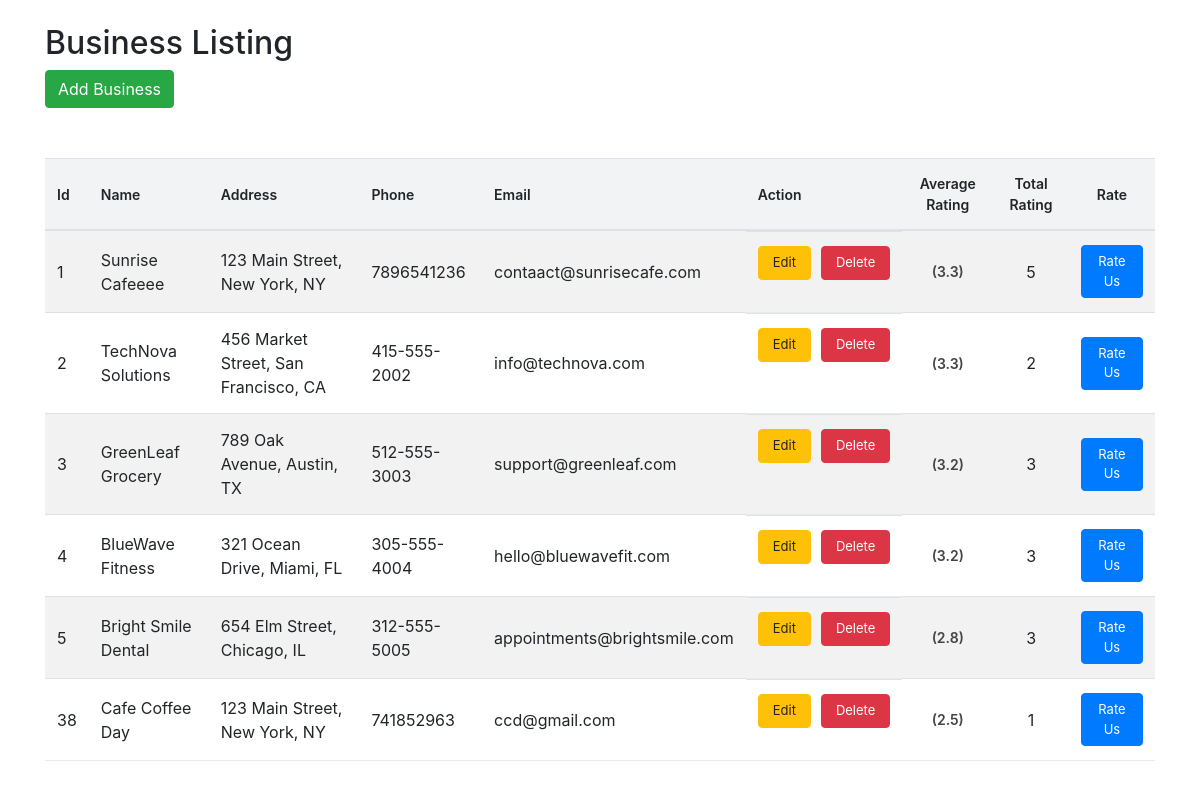
The page / on the database its author committed.
### tables this page shows
CREATE TABLE IF NOT EXISTS `businesses` (
  `id` int NOT NULL AUTO_INCREMENT,
  `name` varchar(255) NOT NULL,
  `address` text NOT NULL,
  `phone` varchar(20) DEFAULT NULL,
  `email` varchar(255) DEFAULT NULL,
  `created_at` timestamp NULL DEFAULT CURRENT_TIMESTAMP,
  `updated_at` timestamp NULL DEFAULT NULL,
  `average_rating` decimal(3,2) DEFAULT '0.00',
  `total_ratings` int DEFAULT '0',
  PRIMARY KEY (`id`)
);

### index.php (the view, shortened to what this page needs)
<?php
include ('./config/database.php');
$business = $conn->prepare('Select * from businesses');
$business->execute();
$result = $business->fetchAll(PDO::FETCH_ASSOC);
?>
<!DOCTYPE html>
<html lang="en">
<head>
    <link rel="stylesheet" href="https://stackpath.bootstrapcdn.com/bootstrap/4.5.2/css/bootstrap.min.css">
    <link rel="stylesheet" href="css/style.css">
</head>
<body>
    <div class="container mt-4">
        <h2>Business Listing</h2>
        <button class="btn btn-success" id="addBusinessBtn">
            Add Business
        </button>
        <table class="table table-striped" id="business-table" style="margin-top:50px">
            <thead>
                <tr>
                    <th>Id</th>
                    <th>Name</th>
                    <th>Address</th>
                    <th>Phone</th>
                    <th>Email</th>
                    <th>Action</th>
                    <th>Average Rating</th>
                    <th>Total Rating</th>
                    <th>Rate</th>
                </tr>
            </thead>
            <tbody>
                <?php if (empty($result)): ?>
                <tr><td colspan="9" class="text-center text-muted py-4">No businesses yet. Add one to get started.</td></tr>
                <?php else:
    foreach ($result as $row): ?>
                            <tr id="row-<?= $row['id'] ?>">
                                <td><?= $row['id'] ?></td>
                                <td><?= htmlspecialchars($row['name']) ?></td>
                                <td><?= htmlspecialchars($row['address']) ?></td>
                                <td><?= htmlspecialchars($row['phone']) ?></td>
                                <td><?= htmlspecialchars($row['email']) ?></td>
                                <td class="action-buttons">
                                    <button class="btn btn-warning edit-btn"
                                        data-id="<?= $row['id'] ?>"
                                        data-name="<?= htmlspecialchars($row['name']) ?>"
                                        data-address="<?= htmlspecialchars($row['address']) ?>"
                                        data-phone="<?= htmlspecialchars($row['phone']) ?>"
                                        data-email="<?= htmlspecialchars($row['email']) ?>">
                                        Edit
                                    </button>
                                    <button class="btn btn-danger delete-btn"
                                        data-id="<?= $row['id'] ?>">
                                        Delete
                                    </button>
                                </td>
                                <td>
                                    <div class="rating-wrapper">
                                        <span id="avg-rating-text-<?= $row['id'] ?>"
                                            class="rating-number">
                                            <?= $row['average_rating'] !== null
                                                ? '(' . number_format($row['average_rating'], 1) . ')'
                                                : '(0.0)' ?>
                                        </span>
                                    </div>
                                </td>
                                <td id="total-rating-<?= $row['id'] ?>">
                                    <?= $row['total_ratings'] ?>
                                </td>
                                <td>
                                <button type="button" class="btn btn-primary rate-btn" data-toggle="modal"
                                    data-target="#rating-modal" data-id="<?= $row['id'] ?>" data-name="<?= htmlspecialchars($row['name']) ?>">
                                    Rate Us
                                </button>
                                </td>
                            </tr>
                    <?php endforeach;
endif; ?>
            </tbody>
        </table>
    </div>
</body>
</html>

### css/style.css (style rules this page uses)
.action-buttons { display: flex; gap: 10px; }
.action-buttons .btn, .rate-btn { padding: 6px 14px; font-size: 13px; }
.rating-number { font-weight: bold; margin-left: 6px; color: #333; }
.rating-wrapper { display: flex; align-items: center; justify-content: center; gap: 6px; }
.rating-number { font-weight: 600; color: #444; font-size: 14px; }
#business-table thead { background-color: #f1f3f5; }
#business-table thead th { font-weight: 600; font-size: 14px; }
#business-table th, #business-table td { padding: 14px 12px !important; vertical-align: middle !important; }
#business-table tbody tr { border-bottom: 1px solid #e9ecef; }
#business-table th:nth-child(7), #business-table td:nth-child(7), #business-table th:nth-child(8), #business-table td:nth-child(8), #business-table th:nth-child(9), #business-table td:nth-child(9) { text-align: center; }

### rows shown on the page
businesses: id "1", name "Sunrise Cafeeee", address "123 Main Street, New York, NY", phone "7896541236", email "contaact@sunrisecafe.com", average_rating "3.3", total_ratings "5"
businesses: id "2", name "TechNova Solutions", address "456 Market Street, San Francisco, CA", phone "415-555-2002", email "info@technova.com", average_rating "3.3", total_ratings "2"
businesses: id "3", name "GreenLeaf Grocery", address "789 Oak Avenue, Austin, TX", phone "512-555-3003", email "support@greenleaf.com", average_rating "3.2", total_ratings "3"
businesses: id "4", name "BlueWave Fitness", address "321 Ocean Drive, Miami, FL", phone "305-555-4004", email "hello@bluewavefit.com", average_rating "3.2", total_ratings "3"
businesses: id "5", name "Bright Smile Dental", address "654 Elm Street, Chicago, IL", phone "312-555-5005", email "appointments@brightsmile.com", average_rating "2.8", total_ratings "3"
businesses: id "38", name "Cafe Coffee Day", address "123 Main Street, New York, NY", phone "741852963", email "ccd@gmail.com", average_rating "2.5", total_ratings "1"
